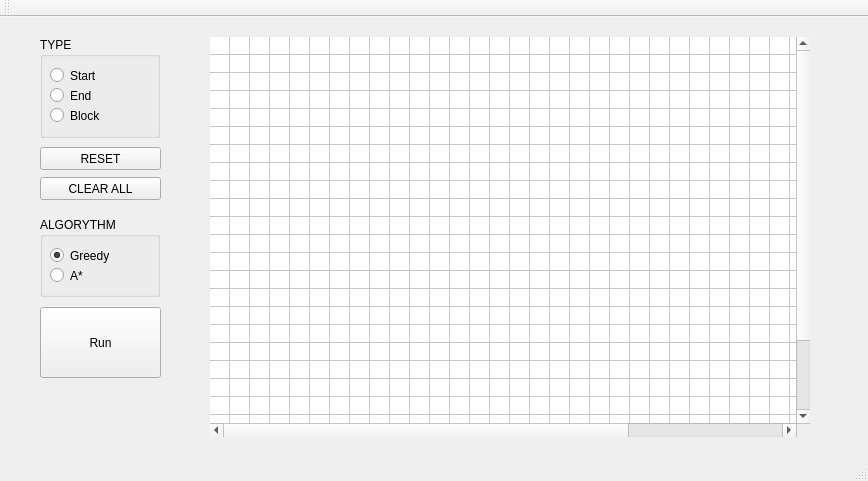
<?xml version="1.0" encoding="UTF-8"?>
<ui version="4.0">
 <class>MainWindow</class>
 <widget class="QMainWindow" name="MainWindow">
  <property name="geometry">
   <rect>
    <x>0</x>
    <y>0</y>
    <width>868</width>
    <height>481</height>
   </rect>
  </property>
  <property name="windowTitle">
   <string>MainWindow</string>
  </property>
  <widget class="QWidget" name="centralWidget">
   <widget class="QGroupBox" name="groupBox">
    <property name="geometry">
     <rect>
      <x>40</x>
      <y>20</y>
      <width>120</width>
      <height>101</height>
     </rect>
    </property>
    <property name="title">
     <string>TYPE</string>
    </property>
    <widget class="QRadioButton" name="Start">
     <property name="geometry">
      <rect>
       <x>10</x>
       <y>30</y>
       <width>82</width>
       <height>17</height>
      </rect>
     </property>
     <property name="text">
      <string>Start</string>
     </property>
    </widget>
    <widget class="QRadioButton" name="End">
     <property name="geometry">
      <rect>
       <x>10</x>
       <y>50</y>
       <width>82</width>
       <height>17</height>
      </rect>
     </property>
     <property name="text">
      <string>End</string>
     </property>
    </widget>
    <widget class="QRadioButton" name="Block">
     <property name="geometry">
      <rect>
       <x>10</x>
       <y>70</y>
       <width>82</width>
       <height>17</height>
      </rect>
     </property>
     <property name="text">
      <string>Block</string>
     </property>
    </widget>
   </widget>
   <widget class="QPushButton" name="clearAll">
    <property name="geometry">
     <rect>
      <x>40</x>
      <y>160</y>
      <width>121</width>
      <height>23</height>
     </rect>
    </property>
    <property name="text">
     <string>CLEAR ALL</string>
    </property>
   </widget>
   <widget class="QGroupBox" name="groupBox_2">
    <property name="geometry">
     <rect>
      <x>40</x>
      <y>200</y>
      <width>120</width>
      <height>80</height>
     </rect>
    </property>
    <property name="title">
     <string>ALGORYTHM</string>
    </property>
    <widget class="QRadioButton" name="greedy">
     <property name="geometry">
      <rect>
       <x>10</x>
       <y>30</y>
       <width>82</width>
       <height>17</height>
      </rect>
     </property>
     <property name="text">
      <string>Greedy</string>
     </property>
     <property name="checked">
      <bool>true</bool>
     </property>
    </widget>
    <widget class="QRadioButton" name="aaa">
     <property name="geometry">
      <rect>
       <x>10</x>
       <y>50</y>
       <width>82</width>
       <height>17</height>
      </rect>
     </property>
     <property name="text">
      <string>A*</string>
     </property>
    </widget>
   </widget>
   <widget class="QTableWidget" name="board">
    <property name="geometry">
     <rect>
      <x>210</x>
      <y>20</y>
      <width>600</width>
      <height>400</height>
     </rect>
    </property>
    <property name="minimumSize">
     <size>
      <width>600</width>
      <height>400</height>
     </size>
    </property>
    <property name="maximumSize">
     <size>
      <width>600</width>
      <height>400</height>
     </size>
    </property>
    <property name="focusPolicy">
     <enum>Qt::WheelFocus</enum>
    </property>
    <property name="frameShape">
     <enum>QFrame::NoFrame</enum>
    </property>
    <property name="frameShadow">
     <enum>QFrame::Sunken</enum>
    </property>
    <property name="editTriggers">
     <set>QAbstractItemView::NoEditTriggers</set>
    </property>
    <property name="selectionMode">
     <enum>QAbstractItemView::NoSelection</enum>
    </property>
    <property name="gridStyle">
     <enum>Qt::SolidLine</enum>
    </property>
    <property name="rowCount">
     <number>26</number>
    </property>
    <property name="columnCount">
     <number>40</number>
    </property>
    <attribute name="horizontalHeaderVisible">
     <bool>false</bool>
    </attribute>
    <attribute name="horizontalHeaderDefaultSectionSize">
     <number>15</number>
    </attribute>
    <attribute name="horizontalHeaderHighlightSections">
     <bool>false</bool>
    </attribute>
    <attribute name="verticalHeaderVisible">
     <bool>false</bool>
    </attribute>
    <attribute name="verticalHeaderDefaultSectionSize">
     <number>15</number>
    </attribute>
    <attribute name="verticalHeaderHighlightSections">
     <bool>false</bool>
    </attribute>
    <row/>
    <row/>
    <row/>
    <row/>
    <row/>
    <row/>
    <row/>
    <row/>
    <row/>
    <row/>
    <row/>
    <row/>
    <row/>
    <row/>
    <row/>
    <row/>
    <row/>
    <row/>
    <row/>
    <row/>
    <row/>
    <row/>
    <row/>
    <row/>
    <row/>
    <row/>
    <column/>
    <column/>
    <column/>
    <column/>
    <column/>
    <column/>
    <column/>
    <column/>
    <column/>
    <column/>
    <column/>
    <column/>
    <column/>
    <column/>
    <column/>
    <column/>
    <column/>
    <column/>
    <column/>
    <column/>
    <column/>
    <column/>
    <column/>
    <column/>
    <column/>
    <column/>
    <column/>
    <column/>
    <column/>
    <column/>
    <column/>
    <column/>
    <column/>
    <column/>
    <column/>
    <column/>
    <column/>
    <column/>
    <column/>
    <column/>
   </widget>
   <widget class="QPushButton" name="startButton">
    <property name="geometry">
     <rect>
      <x>40</x>
      <y>290</y>
      <width>121</width>
      <height>71</height>
     </rect>
    </property>
    <property name="text">
     <string>Run</string>
    </property>
   </widget>
   <widget class="QPushButton" name="reset">
    <property name="geometry">
     <rect>
      <x>40</x>
      <y>130</y>
      <width>121</width>
      <height>23</height>
     </rect>
    </property>
    <property name="text">
     <string>RESET</string>
    </property>
   </widget>
  </widget>
  <widget class="QMenuBar" name="menuBar">
   <property name="geometry">
    <rect>
     <x>0</x>
     <y>0</y>
     <width>868</width>
     <height>21</height>
    </rect>
   </property>
  </widget>
  <widget class="QToolBar" name="mainToolBar">
   <attribute name="toolBarArea">
    <enum>TopToolBarArea</enum>
   </attribute>
   <attribute name="toolBarBreak">
    <bool>false</bool>
   </attribute>
  </widget>
  <widget class="QStatusBar" name="statusBar"/>
 </widget>
 <layoutdefault spacing="6" margin="11"/>
 <resources/>
 <connections/>
</ui>
